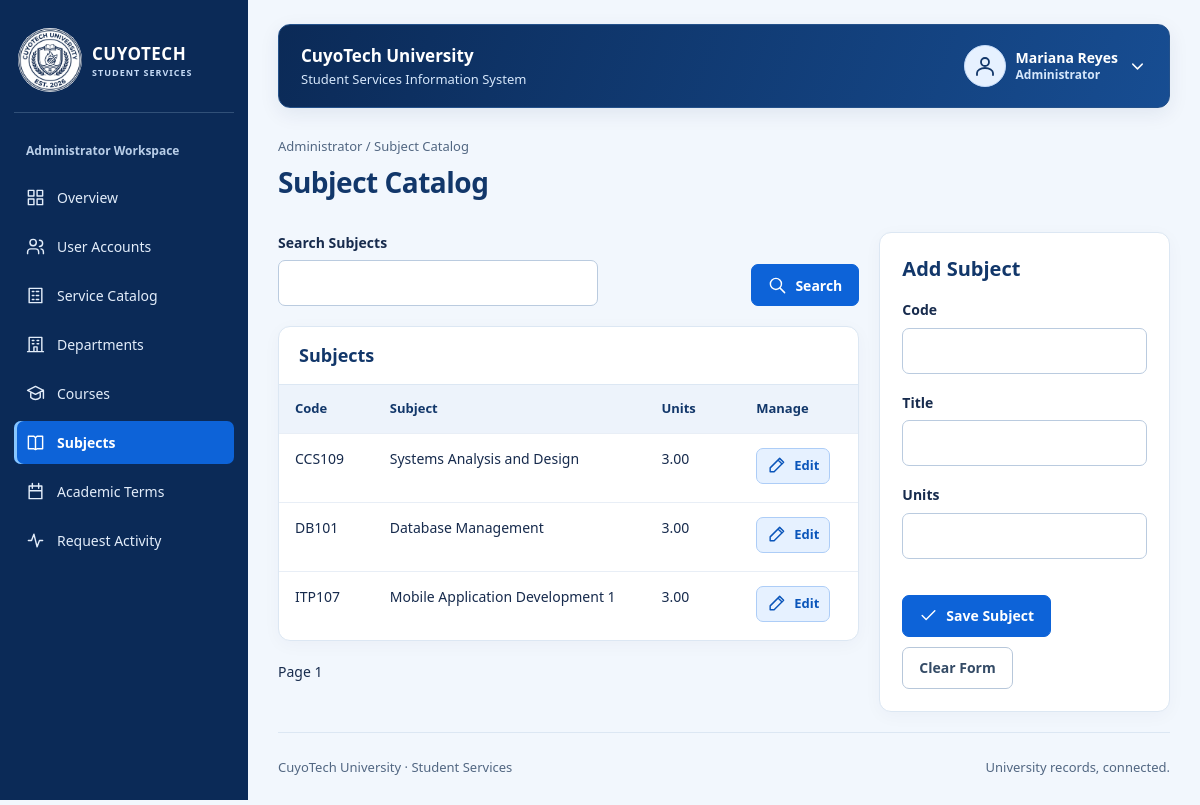
Screenshot of /admin/subjects.php (signed in) with the database file from the repository.
### tables this page shows
CREATE TABLE IF NOT EXISTS staff_users (
    staff_id INT AUTO_INCREMENT PRIMARY KEY,
    account_id INT NOT NULL UNIQUE,
    department_id INT NULL,
    first_name VARCHAR(200) NOT NULL,
    last_name VARCHAR(200) NOT NULL,
    staff_role VARCHAR(20) NOT NULL,
    access_scope VARCHAR(20) NOT NULL DEFAULT 'UNIVERSITY',
    FOREIGN KEY (account_id) REFERENCES accounts(account_id),
    FOREIGN KEY (department_id) REFERENCES departments(department_id)
);

CREATE TABLE IF NOT EXISTS subjects (
    subject_id INT AUTO_INCREMENT PRIMARY KEY,
    subject_code VARCHAR(30) NOT NULL UNIQUE,
    subject_title VARCHAR(180) NOT NULL,
    units DECIMAL(4,2) NOT NULL
);

### config/database.php (called while the page is built)
<?php
function config(): array
{
    return [
        'host' => '127.0.0.1',
        'port' => '3306',
        'database' => 'cuyotech_ssis_db',
        'username' => 'root',
        'password' => '',
        'base_url' => '/CuyoTech-SSIS',
        'campus_image' => '',
        'grade_values' => [],
    ];
}
function db(): PDO
{
    static $pdo;
    if (!$pdo) {
        $c = config();
        $pdo = new PDO(
            "mysql:host={$c['host']};port={$c['port']};dbname={$c['database']}",
            $c['username'],
            $c['password'],
            [
                PDO::ATTR_ERRMODE => PDO::ERRMODE_EXCEPTION,
                PDO::ATTR_DEFAULT_FETCH_MODE => PDO::FETCH_ASSOC,
                PDO::ATTR_EMULATE_PREPARES => false,
            ]
        );
        $pdo->exec("SET time_zone = '+00:00'");
    }
    return $pdo;
}

### includes/auth.php (called while the page is built, shortened)
<?php
require_once __DIR__ . '/functions.php';
function current_user(): ?array
{
    $user = one('SELECT a.account_id, a.email, a.account_role, a.is_active,
        COALESCE(s.first_name,f.first_name) AS first_name,COALESCE(s.last_name,f.last_name) AS last_name,
        s.student_id, s.department_id AS student_department_id, TRIM(CONCAT(s.first_name,CHAR(32),s.last_name)) AS student_name,
        f.staff_id, TRIM(CONCAT(f.first_name,CHAR(32),f.last_name)) AS staff_name, f.staff_role, f.access_scope, f.department_id
        FROM accounts a LEFT JOIN students s ON s.account_id=a.account_id
        LEFT JOIN staff_users f ON f.account_id=a.account_id WHERE a.account_id=?', [$_SESSION['account_id']]);
    $user['role'] = $user['account_role'] === 'STUDENT' ? 'STUDENT' : $user['staff_role'];
    $user['full_name'] = $user['student_name'] ?: $user['staff_name'];
    return $user;
}
function require_role(string ...$allowed): array
{
    $user = current_user();
    return $user;
}
function portal(array $user): string
{
    return strtolower($user['role']);
}

### admin/subjects.php (the view, shortened to what this page needs)
<?php
require_once __DIR__ . '/../includes/auth.php';
$user = require_role('ADMIN');
$edit = input('edit') !== '' ? one('SELECT * FROM subjects WHERE subject_id=?', [positive_id('edit')]) : null;
$list = rows('SELECT * FROM subjects WHERE subject_code LIKE ? OR subject_title LIKE ? ORDER BY subject_code' . page_limit(), ['%' . input('q') . '%', '%' . input('q') . '%']);
$title = 'Subject Catalog';
require __DIR__ . '/../includes/header.php';
?>
<div class="management-grid">
    <div class="management-list">
        <form method="get" class="toolbar">
            <label>Search Subjects<input name="q" value="<?= e(input('q')) ?>">
            </label>
            <div class="toolbar-actions">
                <button type="submit"><?= icon('search') ?> Search</button>
            </div>
        </form>
        <section class="panel flush">
            <div class="panel-title">
                <h2>Subjects</h2>
            </div>
            <div class="table-wrap">
                <table>
                    <thead>
                        <tr>
                            <th>Code</th>
                            <th>Subject</th>
                            <th>Units</th>
                            <th>Manage</th>
                        </tr>
                    </thead>
                    <tbody>
                        <?php foreach ($list as $row): ?>
                            <tr>
                                <td>
                                    <?= e($row['subject_code']) ?>
                                </td>
                                <td>
                                    <?= e($row['subject_title']) ?>
                                </td>
                                <td>
                                    <?= e($row['units']) ?>
                                </td>
                                <td>
                                    <a class="button edit compact" href="<?= e(list_query(['edit' => $row['subject_id']])) ?>"><?= icon('edit') ?> Edit</a>
                                </td>
                            </tr>
                        <?php endforeach; ?>
                    </tbody>
                </table>
            </div>
        </section>
        <?php pagination(); ?>
    </div>
    <aside class="management-editor" aria-label="Record Editor">
        <form method="post" class="panel" <?= $edit ? 'data-confirm="Save changes to this catalog record?"' : '' ?>>
            <h2>
                <?= $edit ? 'Edit Subject' : 'Add Subject' ?>
            </h2>
            <div class="field-grid">
                <label>Code<input name="subject_code" required maxlength="30" value="<?= e(input('subject_code', (string)($edit['subject_code'] ?? ''))) ?>">
                </label>
                <label>Title<input name="subject_title" required maxlength="180" value="<?= e(input('subject_title', (string)($edit['subject_title'] ?? ''))) ?>">
                </label>
                <label>Units<input type="number" name="units" min="0.01" max="99.99" step="0.01" required value="<?= e(input('units', (string)($edit['units'] ?? ''))) ?>">
                </label>
            </div>
            <div class="actions"><button type="submit"><?= icon('check') ?> <?= $edit ? 'Update Subject' : 'Save Subject' ?></button> <?php if ($edit): ?>
                    <a class="button secondary" href="<?= e(url('admin/subjects.php' . list_query())) ?>">Cancel Editing</a>
                <?php else: ?>
                    <button type="reset" class="button secondary" data-clear-form>Clear Form</button>
                <?php endif; ?>
            </div>
        </form>
    </aside>
</div>
<?php require __DIR__ . '/../includes/footer.php'; ?>

### includes/header.php (shortened to what this page needs)
<!doctype html>
<html lang="en">
<head>
    <link rel="stylesheet" href="<?= e(url('assets/css/app.css')) ?>">
</head>
<body class="portal-layout">
    <header class="topbar">
        <div class="workspace-name">CuyoTech University<small>Student Services Information System</small></div>
        <button type="button" class="menu-toggle" aria-controls="portal-nav" aria-expanded="false"><?= icon('menu') ?> Menu</button>
        <details class="profile-menu">
            <summary aria-label="Open account menu">
                <span class="avatar"><?= icon('profile') ?></span>
                <span class="profile-identity"><strong><?= e($user['full_name']) ?></strong><small><?= e(ui_label($user['role'])) ?></small></span>
                <?= icon('chevron') ?>
            </summary>
        </details>
    </header>
    <div class="shell">
        <?php require __DIR__ . '/sidebar.php'; ?>
        <main class="content" id="main" tabindex="-1">
            <div class="eyebrow">
                <?= e(ui_label($user['role'])) ?> / <?= e(ucwords($title)) ?>
            </div>
            <div class="page-heading">
                <div>
                    <h1>
                        <?= e(ucwords($title)) ?>
                    </h1>
                </div>
            </div>

### includes/functions.php (shortened to what this page needs)
<?php
require_once __DIR__ . '/../config/database.php';
function e($value): string
{
    return htmlspecialchars((string) ($value ?? ''), ENT_QUOTES | ENT_SUBSTITUTE, 'UTF-8');
}
function url(string $path): string
{
    return config()['base_url'] . '/' . ltrim($path, '/');
}
function query(string $sql, array $params = []): PDOStatement
{
    $stmt = db()->prepare($sql);
    $stmt->execute($params);
    return $stmt;
}
function rows(string $sql, array $params = []): array
{
    return query($sql, $params)->fetchAll();
}
function one(string $sql, array $params = []): ?array
{
    return query($sql, $params)->fetch() ?: null;
}
function input(string $name, string $default = ''): string
{
    $value = $_POST[$name] ?? $_GET[$name] ?? $default;
    return is_string($value) ? trim($value) : $default;
}
function page_limit(): string
{
    $page = max(1, min(100000, (int) input('page', '1')));
    return ' LIMIT 21 OFFSET ' . (($page - 1) * 20);
}
function pagination(): void
{
    $page = max(1, (int) input('page', '1'));
    echo '<nav class="pagination" aria-label="Pagination">';
    echo '<span>Page ' . e($page) . '</span>
</nav>';
}
function icon(string $name): string
{
    $aliases = ['accounts' => 'users', 'students' => 'student', 'departments' => 'building', 'courses' => 'graduation', 'subjects' => 'book', 'enrollments' => 'enrollment', 'terms' => 'calendar', 'grades' => 'results', 'document-requests' => 'file', 'service-catalog' => 'catalog', 'receipts' => 'receipt', 'payments' => 'payment', 'clearance' => 'shield', 'clearances' => 'shield', 'clearance-status' => 'shield', 'activity-log' => 'activity'];
    $paths = [
        'enrollment' => 'M8 4H5v17h14V4h-3 M8 2h8v5H8z M8 13l3 3 5-6',
        'student' => 'M5 21v-2a7 5 0 0 1 14 0v2 M8 8v3a4 4 0 0 0 8 0V8 M3 5l9-4 9 4-9 4z M21 5v7',
        'building' => 'M4 21V3h16v18 M2 21h20 M8 7h2 M14 7h2 M8 11h2 M14 11h2 M10 21v-6h4v6',
        'graduation' => 'M2 8l10-5 10 5-10 5z M6 11v6q6 5 12 0v-6 M22 8v10',
        'results' => 'M4 3v18h17 M8 17v-4 M13 17V9 M18 17V5',
        'receipt' => 'M5 2l3 2 4-2 4 2 3-2v20l-3-2-4 2-4-2-3 2z M8 8h8 M8 12h8 M8 16h5',
        'shield' => 'M12 2l8 3v6c0 5-4 9-8 11-4-2-8-6-8-11V5z m-4 9 3 3 5-6',
        'catalog' => 'M4 3h16v18H4z M8 7h2 M13 7h3 M8 12h2 M13 12h3 M8 17h2 M13 17h3',
        'back' => 'M20 12H4 m7-7-7 7 7 7',
        'chevron' => 'm6 9 6 6 6-6',
        'dashboard' => 'M3 3h7v7H3z M14 3h7v7h-7z M3 14h7v7H3z M14 14h7v7h-7z',
        'users' => 'M16 21v-2a4 4 0 0 0-4-4H6a4 4 0 0 0-4 4v2 M9 11a4 4 0 1 0 0-8 4 4 0 0 0 0 8 M17 4a4 4 0 0 1 0 8 M22 21v-2a4 4 0 0 0-3-4',
        'book' => 'M3 4h7l2 2 2-2h7v16h-7l-2 1-2-1H3z M12 6v15',
        'calendar' => 'M4 5h16v16H4z M8 2v6 M16 2v6 M4 11h16',
        'file' => 'M5 3h10l4 4v14H5z M14 3v5h5 M8 12h8 M8 16h6',
        'check' => 'm4 12 5 5L20 6',
        'close' => 'm6 6 12 12 M18 6 6 18',
        'payment' => 'M3 5h18v14H3z M3 9h18 M6 15h4',
        'activity' => 'M3 12h4l3-8 4 16 3-8h4',
        'profile' => 'M12 12a4 4 0 1 0 0-8 4 4 0 0 0 0 8 M4 21v-2a8 5 0 0 1 16 0v2',
        'search' => 'M10 17a7 7 0 1 0 0-14 7 7 0 0 0 0 14 m5-2 6 6',
        'add' => 'M12 4v16 M4 12h16',
        'edit' => 'm4 15 12-12 5 5L9 20H4z M14 5l5 5',
        'eye' => 'M2 12s4-7 10-7 10 7 10 7-4 7-10 7S2 12 2 12 M12 15a3 3 0 1 0 0-6 3 3 0 0 0 0 6',
        'logout' => 'M9 4H3v16h6 M9 12h12 m-5-5 5 5-5 5',
        'print' => 'M6 9V3h12v6 M6 17H3V9h18v8h-3 M6 14h12v7H6z',
        'menu' => 'M3 6h18 M3 12h18 M3 18h18',
        'delete' => 'M3 6h18 M9 6V3h6v3 M5 6l1 15h12l1-15 M10 10v7 M14 10v7',
    ];
    $name = $aliases[$name] ?? $name;
    $path = $paths[$name] ?? $paths['file'];
    return '<svg class="icon" viewBox="0 0 24 24" fill="none" stroke="currentColor" stroke-width="1.8" stroke-linecap="round" stroke-linejoin="round" aria-hidden="true" focusable="false"><path d="' . $path . '"/></svg>';
}
function ui_label(string $value): string
{
    $labels = ['ADMIN' => 'Administrator', 'DEPARTMENT' => 'Department Staff', 'UNIVERSITY' => 'University-wide'];
    return $labels[$value] ?? ucwords(strtolower(str_replace('_', ' ', $value)));
}
?>
<?php
function list_query(array $changes = []): string
{
    $params = [];
    foreach ($changes as $key => $value) {
        if ($value === null) unset($params[$key]);
        else $params[$key] = $value;
    }
    return $params ? '?' . http_build_query($params) : '';
}

### includes/sidebar.php
<?php
$menus = [
    'ADMIN' => ['dashboard' => 'Overview', 'accounts' => 'User accounts', 'service-catalog' => 'Service catalog', 'departments' => 'Departments', 'courses' => 'Courses', 'subjects' => 'Subjects', 'terms' => 'Academic terms', 'activity-log' => 'Request activity'],
    'STUDENT' => ['dashboard' => 'My overview', 'subjects' => 'Enrolled subjects', 'grades' => 'My grades', 'enrollments' => 'Enrollment history', 'document-requests' => 'Document requests', 'payments' => 'Payment history', 'receipts' => 'Receipts', 'clearance' => 'Clearance'],
    'REGISTRAR' => ['dashboard' => 'Registrar desk', 'enrollments' => 'Enrollments', 'grades' => 'Grade records', 'document-requests' => 'Document requests', 'clearance-status' => 'Clearance status'],
    'CASHIER' => ['dashboard' => 'Cashier desk', 'payments' => 'Payment verification', 'receipts' => 'Issued receipts'],
    'DEPARTMENT' => ['dashboard' => 'Department desk', 'clearances' => 'Clearance processing', 'students' => 'Department students'],
];
$page = basename($_SERVER['SCRIPT_NAME'], '.php');
$parentPages = [
    'account-create' => 'accounts',
    'account-edit' => 'accounts',
    'account-toggle' => 'accounts',
    'request-create' => 'document-requests',
    'request-details' => 'document-requests',
    'enrollment-details' => 'enrollments',
    'grade-entry' => 'grades',
    'payment-create' => 'payments',
    'payment-details' => 'payments',
    'verify-payment' => 'payments',
    'clearance-details' => 'clearances'
];
$activePage = $parentPages[$page] ?? $page;
?>
<nav class="sidebar" id="portal-nav" aria-label="Portal navigation">
    <a class="brand" href="<?= e(url(portal($user) . '/dashboard.php')) ?>">
        <span class="brand-emblem"><img class="university-logo" src="<?= e(url('assets/images/CuyoTech-Logo.png')) ?>" alt="" width="80" height="80"></span>
        <div>CUYOTECH<small>STUDENT SERVICES</small>
        </div>
    </a>
    <div class="label"><?= e(ui_label($user['role'])) ?> Workspace</div>
    <?php foreach ($menus[$user['role']] as $file => $label): ?>
        <a <?= $activePage === $file ? 'aria-current="page"' : '' ?> class="<?= $activePage === $file ? 'active' : '' ?>" href="<?= e(url(portal($user) . '/' . $file . '.php')) ?>">
            <?= icon($file) ?>
            <?= e(ucwords($label)) ?>
        </a>
    <?php endforeach; ?>
</nav>

### rows the page displays
staff_users: staff_role "Administrator", staff_role "Overview", staff_role "User Accounts", staff_role "Service Catalog", staff_role "Departments", staff_role "Courses", staff_role "Subjects", staff_role "Academic Terms", staff_role "Request Activity"
subjects: subject_code "CCS109", subject_title "Systems Analysis and Design", units "3.00"
subjects: subject_code "DB101", subject_title "Database Management", units "3.00"
subjects: subject_code "ITP107", subject_title "Mobile Application Development 1", units "3.00"

### other values shown
$user['full_name'] "Mariana Reyes"
$title "Subject Catalog"
$page "1"
